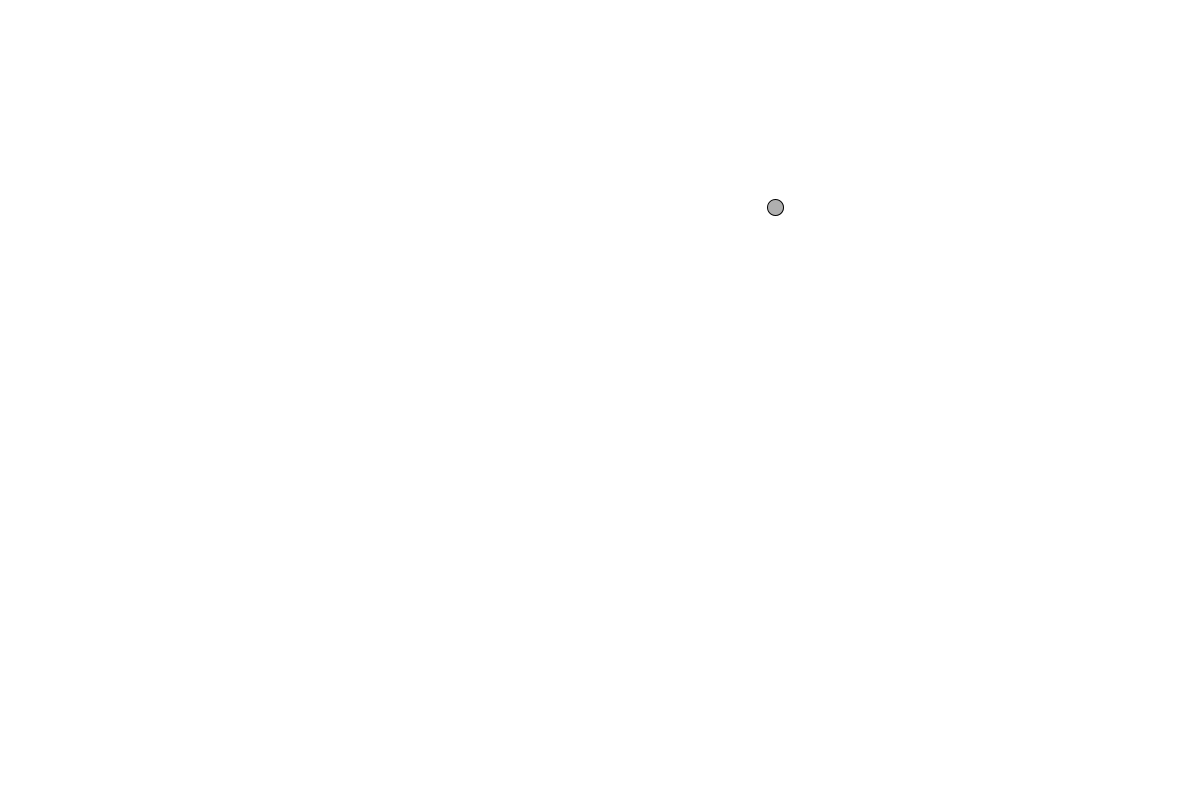
Frame 1 (no input)
Frame 60 (the mouse pressed at the canvas centre just before this capture): blank canvas, image omitted
Frame 120 (the mouse held since frame 60 and released just before this capture): blank canvas, image omitted

The Processing sketch that drew this single still picture (run headless with seeded random() and noise(); from frame 60 on, the mouse is pressed at the canvas centre):

// Processing sketch: Acceleration_mouse2
// ── Acceleration_mouse2.pde
class Mover { //<>//
 
  PVector location;
  PVector velocity;
  PVector mouse;
  PVector acceleration;

  float topspeed;
 
  Mover() {
    location = new PVector(random(width),random(height));
    velocity = new PVector(0,0);
    acceleration = new PVector(0,0);
    topspeed = 10;
  }
 
  void update() {
     mouse = new PVector(mouseX,mouseY);
    velocity.add(acceleration);
    location.add(velocity);
    
    acceleration = mouse.sub(location).setMag(0.5);
    velocity.limit(5);
  }
 

  void display() {
    stroke(0);
    fill(175);
    ellipse(location.x,location.y,16,16);
  }
 
  void checkEdges() {
    if (location.x > width) {
      location.x = 0;
    } else if (location.x < 0) {
      location.x = width;
    }
 
    if (location.y > height) {
      location.y = 0;
    } else if (location.y < 0) {
      location.y = height;
    }
}
}
Mover mover;

void setup()
{
size(1200,800);

mover = new Mover();
}

void draw()
{
  background(255);
fill(255);
mover.update();
mover.display();
mover.checkEdges();
}
